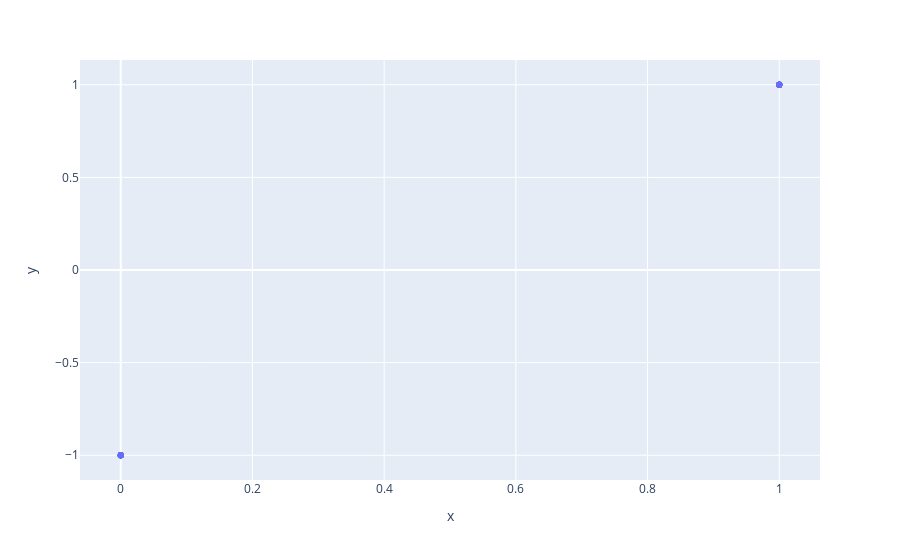

Notebook source saved alongside this figure:
### Code cell
nw_estimator_sampler = nw_diffusion_local_poly(PRNGKey(42), data, schedule, 1, log_gaussian_kernel, log_gaussian_kernel,
                                                    1, 1, 64)
plot_samples_scatter(jax.vmap(nw_estimator_sampler, in_axes=(0,0,None))(data.cond[:,0], data.value, 1))

### Figure 1 — Plotly figure (JSON) as saved in the notebook; plotly's stock layout.template omitted (floating-point values rounded to 4 significant figures)
{"data": [{"hovertemplate": "x=%{x}<br>y=%{y}<extra></extra>", "legendgroup": "", "marker": {"color": "#636efa", "opacity": 0.5, "symbol": "circle"}, "mode": "markers", "name": "", "orientation": "v", "showlegend": false, "type": "scatter", "x": [0, 1, 0, 0, 1, 0, 1, 0, 0, 0, 1, 1, 1, 1, 0, 1, 0, 0, 0, 0, 1, 0, 1, 1, 0, 1, 1, 0, 0, 0, 1, 0, 1, 1, 0, 1, 1, 0, 1, 0, 1, 1, 0, 1, 1, 0, 1, 0, 1, 0, 1, 0, 1, 0, 1, 0, 1, 0, 0, 0, 0, 1, 1, 0], "xaxis": "x", "y": [-1.0, 1.0, -1.0, -1.0, 1.0, -1.0, 1.0, -1.0, -1.0, -1.0, 1.0, 1.0, 1.0, 1.0, -1.0, 1.0, -1.0, -1.0, -1.0, -1.0, 1.0, -1.0, 1.0, 1.0, -1.0, 1.0, 1.0, -1.0, -1.0, -1.0, 1.0, -1.0, 1.0, 1.0, -1.0, 1.0, 1.0, -1.0, 1.0, -1.0, 1.0, 1.0, -1.0, 1.0, 1.0, -1.0, 1.0, -1.0, 1.0, -1.0, 1.0, -1.0, 1.0, -1.0, 1.0, -1.0, 1.0, -1.0, -1.0, -1.0, -1.0, 1.0, 1.0, -1.0], "yaxis": "y"}], "layout": {"legend": {"tracegroupgap": 0}, "margin": {"t": 60}, "xaxis": {"anchor": "y", "domain": [0, 1], "title": {"text": "x"}}, "yaxis": {"anchor": "x", "domain": [0, 1], "title": {"text": "y"}}}}
